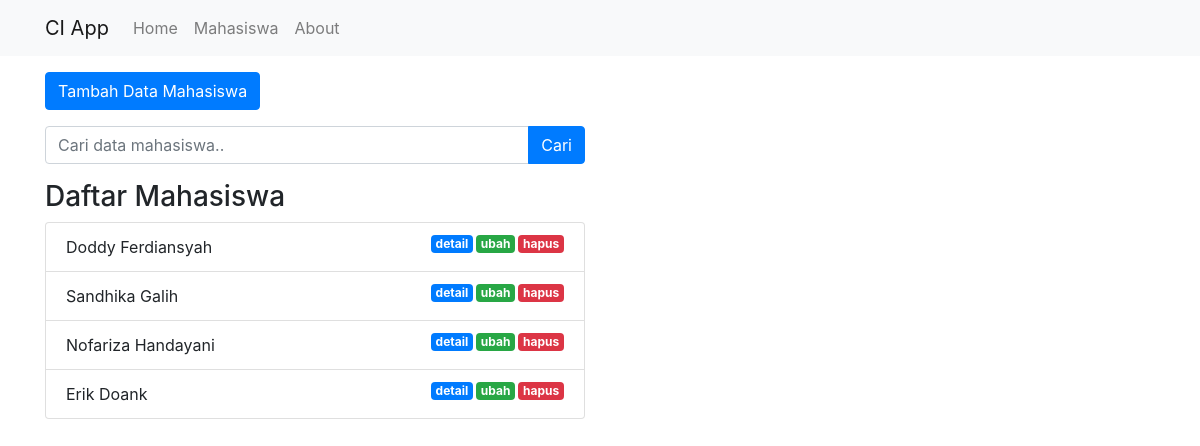
/index.php/mahasiswa, run on an earlier commit of the app's database.
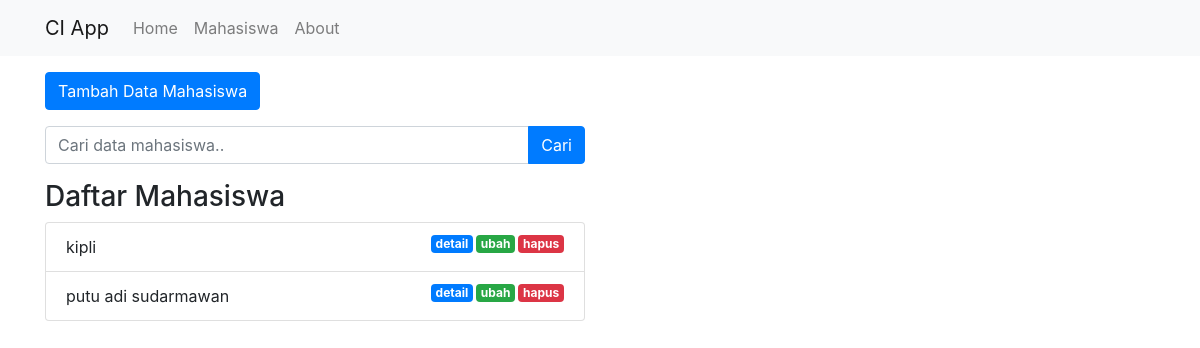
And on a later commit of the database.
### tables this page shows
CREATE TABLE `mahasiswa` (
  `id` int(11) NOT NULL,
  `nim` char(9) NOT NULL,
  `nama` varchar(250) NOT NULL,
  `email` varchar(250) DEFAULT NULL,
  `jurusan` varchar(64) NOT NULL
);

### application/controllers/Mahasiswa.php (called while the page is built, shortened)
<?php
class Mahasiswa extends CI_Controller
{
    public function __construct()
    {
        $this->load->model('Mahasiswa_model');
        $this->load->library('form_validation');
    }
    public function index()
    {
        $data['judul'] = 'Daftar Mahasiswa';
        $data['mahasiswa'] = $this->Mahasiswa_model->getAllMahasiswa();
        $this->load->view('templates/header', $data);
        $this->load->view('mahasiswa/index', $data);
        $this->load->view('templates/footer');
    }
}

### index.php (called while the page is built, shortened)
<?php
require_once BASEPATH.'core/CodeIgniter.php';

### application/models/Mahasiswa_model.php (called while the page is built, shortened)
<?php
class Mahasiswa_model extends CI_model {
    public function getAllMahasiswa()
    {
        return $this->db->get('mahasiswa')->result_array();
    }
}

### application/views/mahasiswa/index.php (the view, shortened to what this page needs)
<div class="container">
    <div class="row mt-3">
        <div class="col-md-6">
            <a href="<?= base_url(); ?>mahasiswa/tambah" class="btn btn-primary">Tambah
                Data Mahasiswa</a>
        </div>
    </div>
    <div class="row mt-3">
        <div class="col-md-6">
            <form action="" method="post">
                <div class="input-group">
                    <input type="text" class="form-control" placeholder="Cari data mahasiswa.." name="keyword">
                    <div class="input-group-append">
                        <button class="btn btn-primary" type="submit">Cari</button>
                    </div>
                </div>
            </form>
        </div>
    </div>
    <div class="row mt-3">
        <div class="col-md-6">
            <h3>Daftar Mahasiswa</h3>
            <ul class="list-group">
                <?php foreach ($mahasiswa as $mhs) : ?>
                <li class="list-group-item">
                    <?= $mhs['nama']; ?>
                    <a href="<?= base_url(); ?>mahasiswa/hapus/<?= $mhs['id']; ?>"
                        class="badge badge-danger float-right tombol-hapus">hapus</a>
                    <a href="<?= base_url(); ?>mahasiswa/ubah/<?= $mhs['id']; ?>"
                        class="badge badge-success float-right">ubah</a>
                    <a href="<?= base_url(); ?>mahasiswa/detail/<?= $mhs['id']; ?>"
                        class="badge badge-primary float-right">detail</a>
                </li>
                <?php endforeach; ?>
            </ul>
        </div>
    </div>
</div>

### application/views/templates/header.php (shortened to what this page needs)
<!doctype html>
<html lang="en">
<head>
  <link rel="stylesheet" href="https://stackpath.bootstrapcdn.com/bootstrap/4.1.3/css/bootstrap.min.css"
>
  <link rel="stylesheet" href="<?= base_url(); ?>assets/css/style.css">
</head>
<body>
  <nav class="navbar navbar-expand-lg navbar-light bg-light">
    <div class="container">
      <a class="navbar-brand" href="#">CI App</a>
      <div class="collapse navbar-collapse" id="navbarNavAltMarkup">
        <div class="navbar-nav">
          <a class="nav-item nav-link" href="<?= base_url(); ?>">Home
            <span class="sr-only">(current)</span></a>
          <a class="nav-item nav-link" href="<?= base_url(); ?>mahasiswa">Mahasiswa</a>
          <a class="nav-item nav-link" href="#">About</a>
        </div>
      </div>
    </div>
  </nav>

### application/views/templates/footer.php (shortened to what this page needs)
  </body>
</html>

### assets/css/style.css (style rules this page uses)
.badge { margin-left: 3px; }

What changed in the data, as far as the page shows it:
removed mahasiswa: nama "Doddy Ferdiansyah"
removed mahasiswa: nama "Sandhika Galih"
removed mahasiswa: nama "Nofariza Handayani"
removed mahasiswa: nama "Erik Doank"
added mahasiswa: nama "kipli"
added mahasiswa: nama "putu adi sudarmawan"
